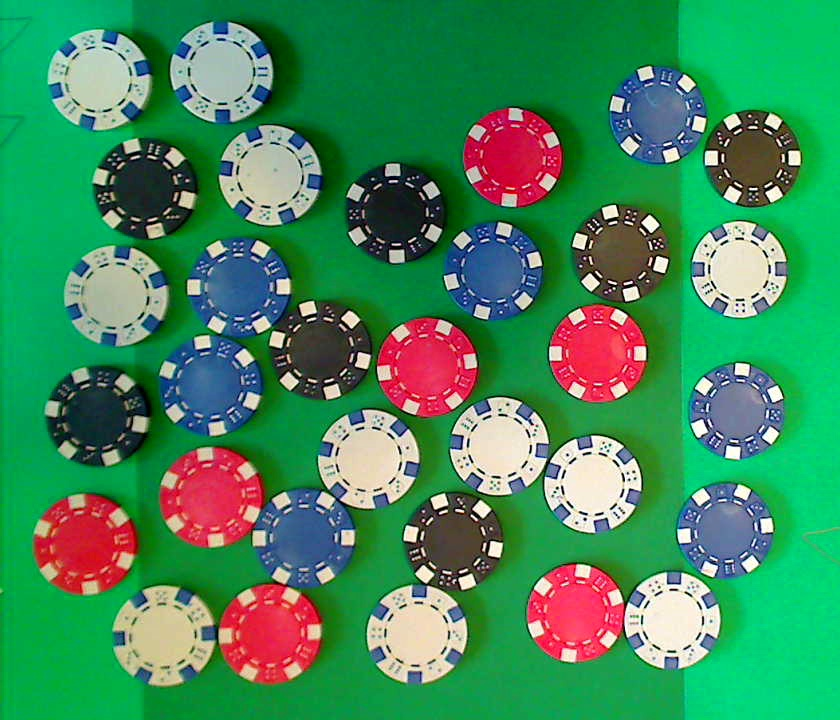
%> input picture mep_old/chips/Chips_01.png, 840 x 720 px
$ octave CasinoChips_erweitert_Version1.m   (GNU Octave 9; MATLAB toolbox functions it lacks are replaced by stand-ins)
%> lines starting %> are read from the running program, lines starting %| are printed output that depends on the picture; in (x1, y1, x2, y2) boxes, pixels count from 0 and x2, y2 are one past the last pixel; in counts of white or black regions, pixels touching at a corner belong together; the program's own positions count from 1
clear 'all'
close 'all';

Cmap = colormap(jet);
Cmap(1,:) = 0;
figureIndex = 1;
Number=0;

%read image
Image = imread('Chips_01.png');
%> Image is the input picture: size 720x840x3 uint8; mean R, G, B 65, 137.9, 91.7
% Background Image, wird ben鰐igt um Pixel zu ersetzen
ImageBackground = imread('chipsbackgr.png');
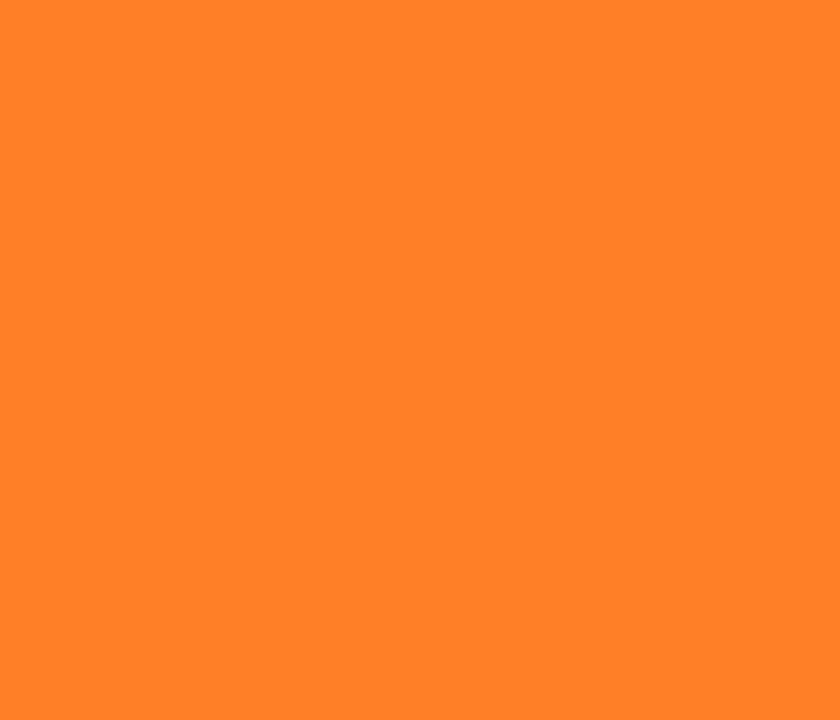
%> input picture mep_old/chips/chipsbackgr.png, 840 x 720 px
%> ImageBackground is the input picture: size 720x840x3 uint8; mean R, G, B 255, 127, 39

%transform to YCbCr space
ImageYCbCr = rgb2ycbcr(Image);
%> ImageYCbCr: size 720x840x3 uint8; mean of channels 1, 2, 3 111.2, 118.6, 99.3
%extract color planes
Y = ImageYCbCr(:,:,1);
Cb = ImageYCbCr(:,:,2);
Cr = ImageYCbCr(:,:,3);

%% ROTE CHIPS ----------------------------------------------------------------------
%from the figure 1 we found a transparency (blue) color
TrCol = [115 200];

%the limit values, choose with imtools
LimitVal = 50;

%find the 2D indices of all pixel with distance larger than LimitVal
IndexImg = (double(Cb)-TrCol(1)).^2+(double(Cr)-TrCol(2)).^2 < LimitVal.^2;
%> IndexImg: size 720x840 logical; 8.1% white; 12 white regions (5 under 20 px), largest, box (x1, y1, x2, y2) and area: (220, 583, 323, 684) 7404, (160, 448, 266, 548) 7403, (35, 495, 139, 595) 7189

% Bild invertieren, um einfacher weiterarbeiten zu k鰊nen
%IndexImg = ~IndexImg;
%define the structure element
StrucElem = strel('disk', 20);
StrucElem2 = strel('disk', 20);
StrucElem3 = strel('disk', 6);
%Bin鋜-Bild mit morphologischen Operationen bearbeiten
IndexImg2 = imclose(IndexImg, StrucElem);
%> IndexImg2: size 720x840 logical; 9% white; 11 white regions (5 under 20 px), largest, box (x1, y1, x2, y2) and area: (35, 448, 266, 595) 16139, (220, 583, 323, 684) 8074, (377, 318, 480, 418) 7746, (464, 109, 564, 208) 7574, (528, 564, 626, 662) 7428, (551, 304, 647, 403) 7336
% IndexImg3 = imopen(IndexImg2, StrucElem2);
% IndexImg4 = imdilate(IndexImg3,StrucElem3);
IndexImg4 = imopen(IndexImg2, StrucElem2);
%> IndexImg4: size 720x840 logical; 8.9% white; 7 white regions

% [36 lines of commented-out code are left out]
[LabelImage, NumberLabels] = bwlabel(IndexImg4);
%> LabelImage: size 720x840 double; 8 distinct labels, from 0 to 7
%> NumberLabels = 7
Number = Number + NumberLabels;
%> Number = 7
%do feature extraction
Prop = regionprops(LabelImage,'BoundingBox','Centroid');
%> Prop = 7 regions; box (x1, y1, x2, y2) and Centroid: (35, 495, 138, 594) [86.9 545.1], (160, 448, 265, 547) [213.1 498.2], (221, 584, 321, 684) [272.1 634.5], (378, 318, 479, 418) [428.9 368.3], (464, 110, 564, 206) [514.4 158.4], (528, 565, 625, 661) [577.4 614], (552, 305, 646, 402) [599.7 354.5]
figure(figureIndex);
figureIndex = figureIndex + 1;
imshow(Image);
for Ind=1:size(Prop,1)
    Cent=Prop(Ind).Centroid;
    %X=Cent(1);Y=Cent(2);
    BBox = Prop(Ind).BoundingBox;
    %construct the bounding box using line or rectangle
    rectangle('Position', BBox, 'EdgeColor',[0 1 0]);
end
%> this loop made 7 passes
%> (Cent, BBox) on passes 1 to 7: ([86.88 545.1], [35.5 495.5 103 99]), ([213.1 498.2], [160.5 448.5 105 99]), ([272.1 634.5], [221.5 584.5 100 100]), ([428.9 368.3], [378.5 318.5 101 100]), ([514.4 158.4], [464.5 110.5 100 96]), ([577.4 614], [528.5 565.5 97 96]), ([599.7 354.5], [552.5 305.5 94 97])
title(strcat('Number of RED Chips: ',int2str(NumberLabels)));
%--------------------------------------------------------------------------


%% Blaue CHIPS ----------------------------------------------------------------------
%from the figure 1 we found a transparency (blue) color
TrCol = [150 110];

%the limit values, choose with imtools
LimitVal = 20;

%find the 2D indices of all pixel with distance larger than LimitVal
IndexImg = (double(Cb)-TrCol(1)).^2+(double(Cr)-TrCol(2)).^2 < LimitVal.^2;
%> IndexImg: size 720x840 logical; 10.1% white; 223 white regions (122 under 20 px), largest, box (x1, y1, x2, y2) and area: (160, 238, 292, 436) 13640, (255, 484, 356, 589) 6742, (445, 222, 544, 321) 6594

% Bild invertieren, um einfacher weiterarbeiten zu k鰊nen
%IndexImg = ~IndexImg;
%define the structure element
StrucElem = strel('disk', 10);
StrucElem2 = strel('disk', 35);
StrucElem3 = strel('disk', 10);
%Bin鋜-Bild mit morphologischen Operationen bearbeiten
IndexImg2 = imclose(IndexImg, StrucElem);
%> IndexImg2: size 720x840 logical; 12.9% white; 78 white regions (15 under 20 px), largest, box (x1, y1, x2, y2) and area: (49, 238, 292, 465) 21027, (255, 484, 356, 589) 7702, (445, 222, 544, 321) 7352
IndexImg3 = imopen(IndexImg2, StrucElem2);
%> IndexImg3: size 720x840 logical; 7.6% white; 7 white regions
IndexImg4 = imopen(IndexImg3,StrucElem3);

% [36 lines of commented-out code are left out]
[LabelImage, NumberLabels] = bwlabel(IndexImg4);
%> LabelImage: size 720x840 double; 8 distinct labels, from 0 to 7
Number = Number + NumberLabels;
%> Number = 14
%do feature extraction
Prop = regionprops(LabelImage,'BoundingBox','Centroid');
%> Prop = 7 regions; box (x1, y1, x2, y2) and Centroid: (162, 340, 259, 432) [211.2 386.6], (193, 242, 286, 338) [239.1 289.8], (262, 490, 352, 582) [308.4 536.7], (447, 226, 540, 318) [493.9 272.4], (613, 71, 701, 161) [657.2 116.6], (681, 487, 768, 576) [725.3 532.3], (693, 369, 781, 457) [736.7 412.8]
figure(figureIndex);
figureIndex = figureIndex + 1;
imshow(Image);
for Ind=1:size(Prop,1)
    Cent=Prop(Ind).Centroid;
    %X=Cent(1);Y=Cent(2);
    BBox = Prop(Ind).BoundingBox;
    %construct the bounding box using line or rectangle
    rectangle('Position', BBox, 'EdgeColor',[0 1 0]);
end
%> this loop made 7 passes
%> (Cent, BBox) on passes 1 to 7: ([211.2 386.6], [162.5 340.5 97 92]), ([239.1 289.8], [193.5 242.5 93 96]), ([308.4 536.7], [262.5 490.5 90 92]), ([493.9 272.4], [447.5 226.5 93 92]), ([657.2 116.6], [613.5 71.5 88 90]), ([725.3 532.3], [681.5 487.5 87 89]), ([736.7 412.8], [693.5 369.5 88 88])
title(strcat('Number of BLUE Chips: ',int2str(NumberLabels)));
%--------------------------------------------------------------------------


%% Schwarze CHIPS ----------------------------------------------------------------------
%from the figure 1 we found a transparency (blue) color
TrCol = [50 50];

%the limit values, choose with imtools
LimitVal = 50;
Red = Image(:,:,1);
Green = Image(:,:,2);
Blue = Image(:,:,3);
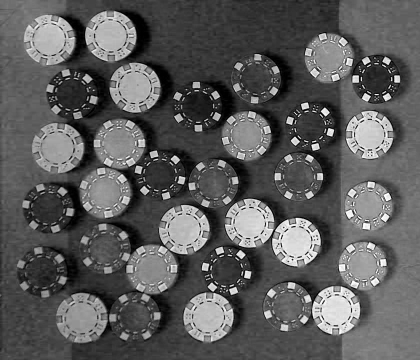
%> Blue: size 720x840 uint8 (shown at 1/2 size); min 0, max 255, mean 91.7
%find the 2D indices of all pixel with distance larger than LimitVal
%Vergleich mit RGB
%Da Blau und Rot die gleichen Anteile hat, muss man auf alle Farben
%vergleichen und am Schluss AND Verkn黳fen
IndexImg = (double(Green)-TrCol(1)).^2+(double(Blue)-TrCol(2)).^2 < LimitVal.^2;
%> IndexImg: size 720x840 logical; 15.9% white; 1442 white regions (1302 under 20 px), largest, box (x1, y1, x2, y2) and area: (267, 279, 492, 419) 13003, (212, 579, 325, 685) 6626, (344, 158, 456, 266) 6454
IndexImgSec = (double(Green)-TrCol(1)).^2+(double(Red)-TrCol(2)).^2 < LimitVal.^2;
%> IndexImgSec: size 720x840 logical; 12.2% white; 1114 white regions (981 under 20 px), largest, box (x1, y1, x2, y2) and area: (186, 238, 392, 401) 11042, (404, 475, 505, 597) 5698, (47, 367, 155, 467) 5578
IndexImg=IndexImg&IndexImgSec;
%> IndexImg: size 720x840 logical; 7.6% white; 1950 white regions (1845 under 20 px), largest, box (x1, y1, x2, y2) and area: (268, 291, 381, 401) 6111, (47, 367, 145, 467) 5344, (404, 491, 505, 592) 5290
% Bild invertieren, um einfacher weiterarbeiten zu k鰊nen
%IndexImg = ~IndexImg;
%define the structure element
StrucElem = strel('disk', 10);
StrucElem2 = strel('disk', 35);
StrucElem3 = strel('disk', 30);
StrucElem4 = strel('disk', 20);
%Bin鋜-Bild mit morphologischen Operationen bearbeiten
IndexImg2 = imclose(IndexImg, StrucElem);
%> IndexImg2: size 720x840 logical; 20.6% white; 74 white regions (46 under 20 px), largest, box (x1, y1, x2, y2) and area: (47, 23, 644, 670) 91010, (637, 66, 800, 314) 12882, (572, 204, 671, 368) 8055
IndexImg3 = imopen(IndexImg2, StrucElem2);
%> IndexImg3: size 720x840 logical; 8.9% white; 7 white regions, largest, box (x1, y1, x2, y2) and area: (267, 300, 378, 400) 8951, (347, 164, 450, 264) 8215, (405, 492, 504, 593) 7946
IndexImg4 = imerode(IndexImg3,StrucElem3);
%> IndexImg4: size 720x840 logical; 1.5% white; 7 white regions, largest, box (x1, y1, x2, y2) and area: (296, 329, 349, 371) 1740, (376, 193, 421, 235) 1485, (434, 521, 475, 564) 1351
IndexImg5 = imdilate(IndexImg4,StrucElem4);
%> IndexImg5: size 720x840 logical; 5.7% white; 7 white regions

% [33 lines of commented-out code are left out]
[LabelImage, NumberLabels] = bwlabel(IndexImg5);
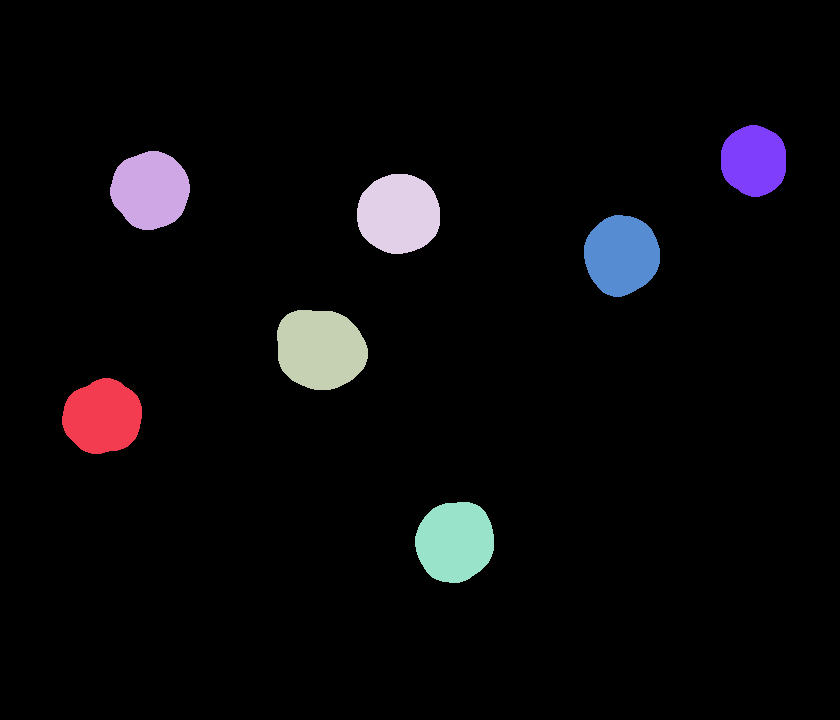
%> LabelImage: size 720x840 double; 8 distinct labels, from 0 to 7; one colour per label, 0 black
Number = Number + NumberLabels;
%> Number = 21
%do feature extraction
Prop = regionprops(LabelImage,'BoundingBox','Centroid');
%> Prop = 7 regions; box (x1, y1, x2, y2) and Centroid: (62, 378, 142, 454) [103.2 417.3], (110, 151, 190, 230) [150.9 190.7], (277, 310, 368, 390) [321.1 349.7], (357, 174, 440, 254) [399.3 214.5], (415, 502, 494, 583) [455.5 542.3], (584, 215, 660, 297) [622.2 255.8], (721, 125, 786, 197) [754.5 161.3]
figure(figureIndex);
figureIndex = figureIndex + 1;
imshow(Image);
for Ind=1:size(Prop,1)
    Cent=Prop(Ind).Centroid;
    %X=Cent(1);Y=Cent(2);
    BBox = Prop(Ind).BoundingBox;
    %construct the bounding box using line or rectangle
    rectangle('Position', BBox, 'EdgeColor',[0 1 0]);
end
%> this loop made 7 passes
%> (Cent, BBox) on passes 1 to 7: ([103.2 417.3], [62.5 378.5 80 76]), ([150.9 190.7], [110.5 151.5 80 79]), ([321.1 349.7], [277.5 310.5 91 80]), ([399.3 214.5], [357.5 174.5 83 80]), ([455.5 542.3], [415.5 502.5 79 81]), ([622.2 255.8], [584.5 215.5 76 82]), ([754.5 161.3], [721.5 125.5 65 72])
title(strcat('Number of BLACK Chips: ',int2str(NumberLabels)));
%--------------------------------------------------------------------------

%% Weisse CHIPS ------------------------------------------------------------
%from the figure 1 we found a transparency (blue) color
TrCol = [200 200];

%the limit values, choose with imtools
LimitVal = 80;
Red = Image(:,:,1);
Green = Image(:,:,2);
Blue = Image(:,:,3);
%find the 2D indices of all pixel with distance larger than LimitVal
IndexImg = (double(Green)-TrCol(1)).^2+(double(Blue)-TrCol(2)).^2 < LimitVal.^2;
%> IndexImg: size 720x840 logical; 17.8% white; 1198 white regions (898 under 20 px), largest, box (x1, y1, x2, y2) and area: (47, 29, 150, 130) 6748, (170, 22, 272, 122) 6382, (64, 246, 167, 346) 6360
IndexImgSec = (double(Green)-TrCol(1)).^2+(double(Red)-TrCol(2)).^2 < LimitVal.^2;
%> IndexImgSec: size 720x840 logical; 15.8% white; 666 white regions (464 under 20 px), largest, box (x1, y1, x2, y2) and area: (113, 586, 215, 686) 6536, (367, 585, 467, 683) 6443, (318, 410, 419, 509) 6354
IndexImg=IndexImg&IndexImgSec;
%> IndexImg: size 720x840 logical; 15.4% white; 644 white regions (456 under 20 px), largest, box (x1, y1, x2, y2) and area: (367, 585, 467, 683) 6320, (318, 410, 419, 508) 6285, (48, 30, 150, 130) 6281
% Bild invertieren, um einfacher weiterarbeiten zu k鰊nen
%IndexImg = ~IndexImg;
%define the structure element
StrucElem = strel('disk', 10);
StrucElem2 = strel('disk', 35);
StrucElem3 = strel('disk', 30);
StrucElem4 = strel('disk', 20);
%Bin鋜-Bild mit morphologischen Operationen bearbeiten
IndexImg2 = imclose(IndexImg, StrucElem);
%> IndexImg2: size 720x840 logical; 23% white; 60 white regions (18 under 20 px), largest, box (x1, y1, x2, y2) and area: (367, 354, 641, 683) 26750, (160, 240, 425, 609) 22841, (170, 23, 321, 227) 15493
IndexImg3 = imopen(IndexImg2, StrucElem2);
%> IndexImg3: size 720x840 logical; 12.3% white; 10 white regions, largest, box (x1, y1, x2, y2) and area: (454, 400, 638, 529) 13533, (321, 412, 417, 507) 7218, (369, 583, 465, 679) 7171
IndexImg4 = imerode(IndexImg3,StrucElem3);
%> IndexImg4: size 720x840 logical; 1.6% white; 11 white regions, largest, box (x1, y1, x2, y2) and area: (350, 441, 388, 478) 1021, (398, 612, 436, 650) 1018, (253, 155, 287, 193) 968
IndexImg5 = imdilate(IndexImg4,StrucElem4);
%> IndexImg5: size 720x840 logical; 7.5% white; 11 white regions

% [32 lines of commented-out code are left out]
[LabelImage, NumberLabels] = bwlabel(IndexImg5);
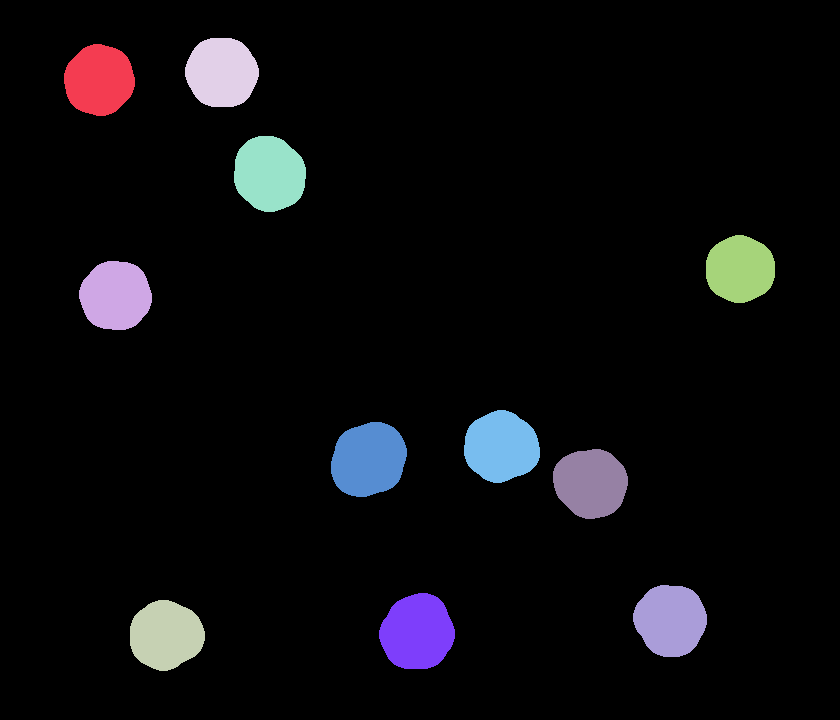
%> LabelImage: size 720x840 double; 12 distinct labels, from 0 to 11; one colour per label, 0 black
%> NumberLabels = 11
Number = Number + NumberLabels;
%> Number = 32
%do feature extraction
Prop = regionprops(LabelImage,'BoundingBox','Centroid');
%> Prop = 11 regions; largest, box (x1, y1, x2, y2) and Centroid: (379, 593, 455, 669) [417.9 632.8], (331, 422, 407, 497) [369.2 460.2], (464, 410, 540, 483) [501.8 447.4], (234, 136, 306, 212) [270 174.4], (633, 585, 707, 657) [671.1 620.8]
figure(figureIndex);
figureIndex = figureIndex + 1;
imshow(Image);
for Ind=1:size(Prop,1)
    Cent=Prop(Ind).Centroid;
    %X=Cent(1);Y=Cent(2);
    BBox = Prop(Ind).BoundingBox;
    %construct the bounding box using line or rectangle
    rectangle('Position', BBox, 'EdgeColor',[0 1 0]);
end
%> this loop made 11 passes
%> (Cent, BBox) on passes 1 to 8: ([99.8 80.66], [64.5 44.5 71 72]), ([116.2 296.3], [79.5 261.5 73 69]), ([166.5 635.8], [130.5 600.5 75 71]), ([222.4 73.07], [185.5 38.5 74 69]), ([270 174.4], [234.5 136.5 72 76]), ([369.2 460.2], [331.5 422.5 76 75]), ([417.9 632.8], [379.5 593.5 76 76]), ([501.8 447.4], [464.5 410.5 76 73])
title(strcat('Number of WHITE Chips: ',int2str(NumberLabels)));
%--------------------------------------------------------------------------

%% ALLE Chips---------------------------------------------------------------
%from the figure 1 we found a transparency (blue) color
TrCol = [120 50];

%the limit values, choose with imtools
LimitVal = 50;

%find the 2D indices of all pixel with distance larger than LimitVal
IndexImg = (double(Cb)-TrCol(1)).^2+(double(Cr)-TrCol(2)).^2 < LimitVal.^2;
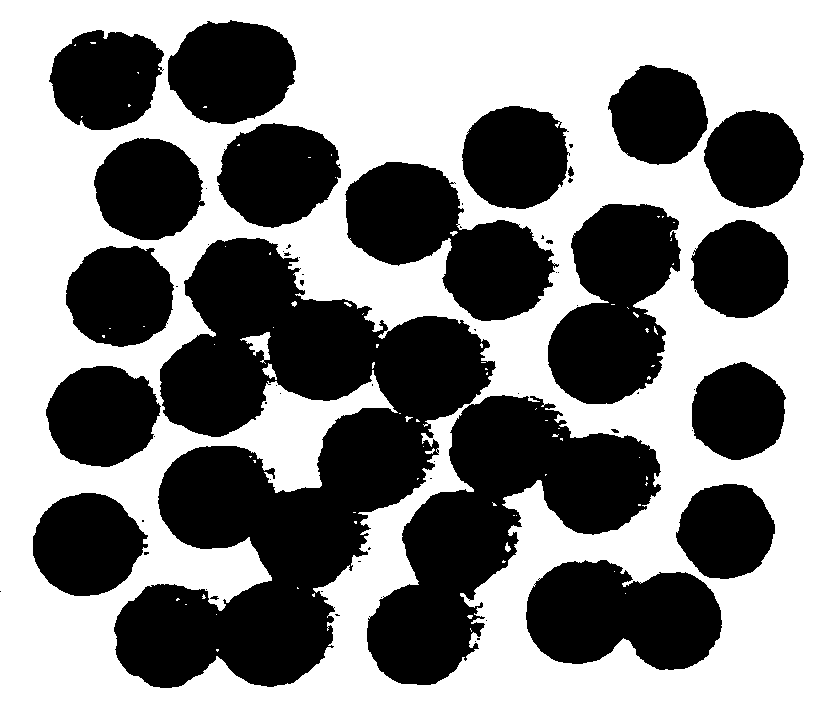
%> IndexImg: size 720x840 logical; 54.1% white; 64 black regions (42 under 20 px), largest, box (x1, y1, x2, y2) and area: (114, 238, 496, 688) 81008, (367, 395, 661, 685) 35901, (548, 204, 681, 404) 17920

% Bild invertieren, um einfacher weiterarbeiten zu k鰊nen
IndexImg = ~IndexImg;
%define the structure element
StrucElem = strel('disk', 6);
StrucElem2 = strel('disk', 40);
StrucElem3 = strel('disk', 20);
%Bin鋜-Bild mit morphologischen Operationen bearbeiten
IndexImg2 = imclose(IndexImg, StrucElem);
%> IndexImg2: size 720x840 logical; 47% white; 10 white regions (1 under 20 px), largest, box (x1, y1, x2, y2) and area: (46, 138, 661, 688) 165648, (49, 20, 341, 228) 29005, (526, 484, 775, 670) 23620
IndexImg3 = imerode(IndexImg2, StrucElem2);
%> IndexImg3: size 720x840 logical; 2.7% white; 32 white regions, largest, box (x1, y1, x2, y2) and area: (251, 614, 293, 647) 810, (198, 484, 237, 509) 749, (211, 61, 255, 84) 747
IndexImg4 = imdilate(IndexImg3,StrucElem3);
%> IndexImg4: size 720x840 logical; 17.6% white; 32 white regions

% [32 lines of commented-out code are left out]
[LabelImage, NumberLabels] = bwlabel(IndexImg4);
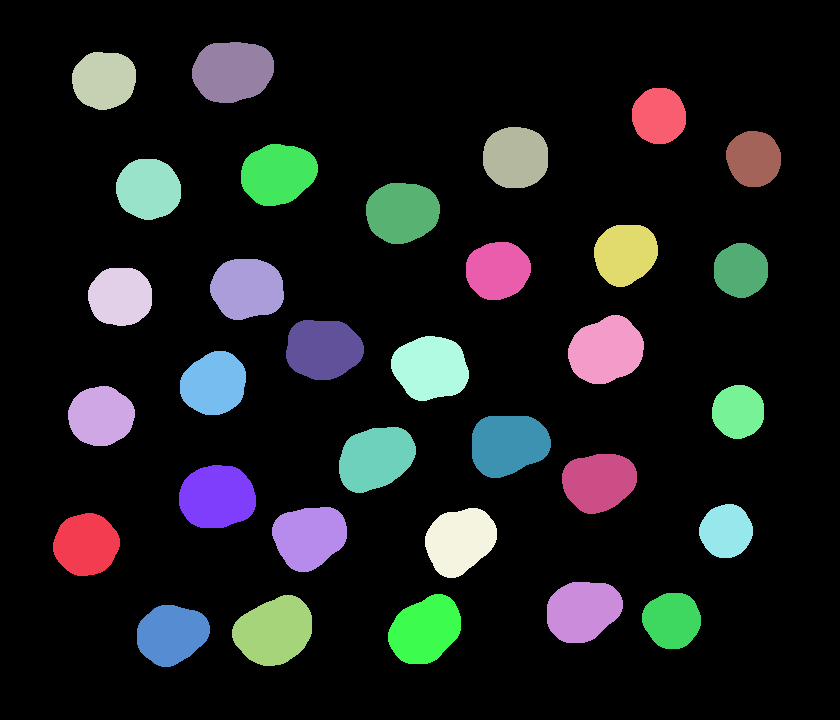
%> LabelImage: size 720x840 double; 33 distinct labels, from 0 to 32; one colour per label, 0 black
%> NumberLabels = 32
%do feature extraction
Prop = regionprops(LabelImage,'BoundingBox','Centroid');
%> Prop = 32 regions; largest, box (x1, y1, x2, y2) and Centroid: (232, 595, 312, 666) [274.7 631.6], (568, 315, 644, 384) [606.7 350.9], (388, 594, 461, 664) [425.8 630.5], (339, 427, 416, 493) [376.3 459], (391, 336, 469, 401) [431.1 368.7]
figure(figureIndex);
figureIndex = figureIndex + 1;
imshow(Image);
for Ind=1:size(Prop,1)
    Cent=Prop(Ind).Centroid;
    %X=Cent(1);Y=Cent(2);
    BBox = Prop(Ind).BoundingBox;
    %construct the bounding box using line or rectangle
    rectangle('Position', BBox, 'EdgeColor',[0 1 0]);
end
%> this loop made 32 passes
%> (Cent, BBox) on passes 1 to 8: ([86.72 545.1], [53.5 513.5 67 63]), ([101.5 416.7], [68.5 386.5 67 60]), ([104.7 80.64], [72.5 52.5 64 58]), ([121 297.1], [88.5 268.5 64 58]), ([149.1 189.7], [116.5 159.5 65 61]), ([172.2 635.1], [137.5 605.5 73 62]), ([217.7 497.6], [179.5 465.5 77 63]), ([214.5 384.2], [180.5 351.5 66 64])
title(strcat('Number of ALL COLOR Chips: ',int2str(NumberLabels)));
text(10,10,strcat('Number of ALL COLOR Chips: ',int2str(Number)));
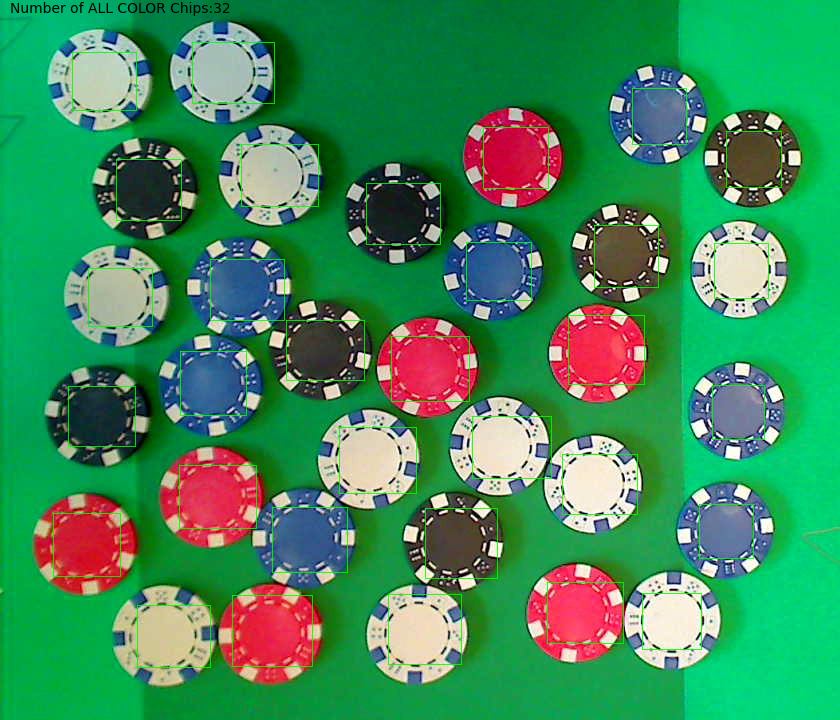
%> figure redrawn from the program's plot data; its title reads 'Number of ALL COLOR Chips:32'
